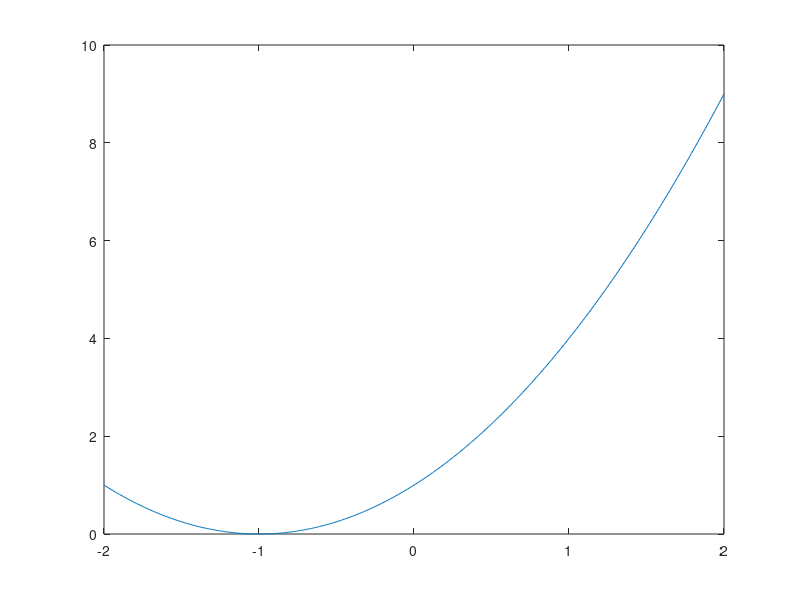

Reproduce this figure in MATLAB. (Note: this script raises an error after producing the figure.)
%%
% GD로 그래프를 그려본다.
%%

clear all;
close all;

addpath('./optimizer');

f = @(x) x.^2 + 2*x + 1;
X = -2:0.01:2;
Y = f(X);
plot(X, Y);
axis([-2, 2, 0, 10]);
hold on;

lambda = 0.7;
eps = 0.01;
a = 0.1;
x = -2;

for k = 1:100
    fprintf("%d: x = %f\n", k, x);
    
    [fin, x] = SGD(f, x, a, eps, lambda);
    %[fin, x] = GD(f, x, a, eps);
    if fin
        break
    end
    
    plot(x, f(x), 'ro');
    drawnow;
end
